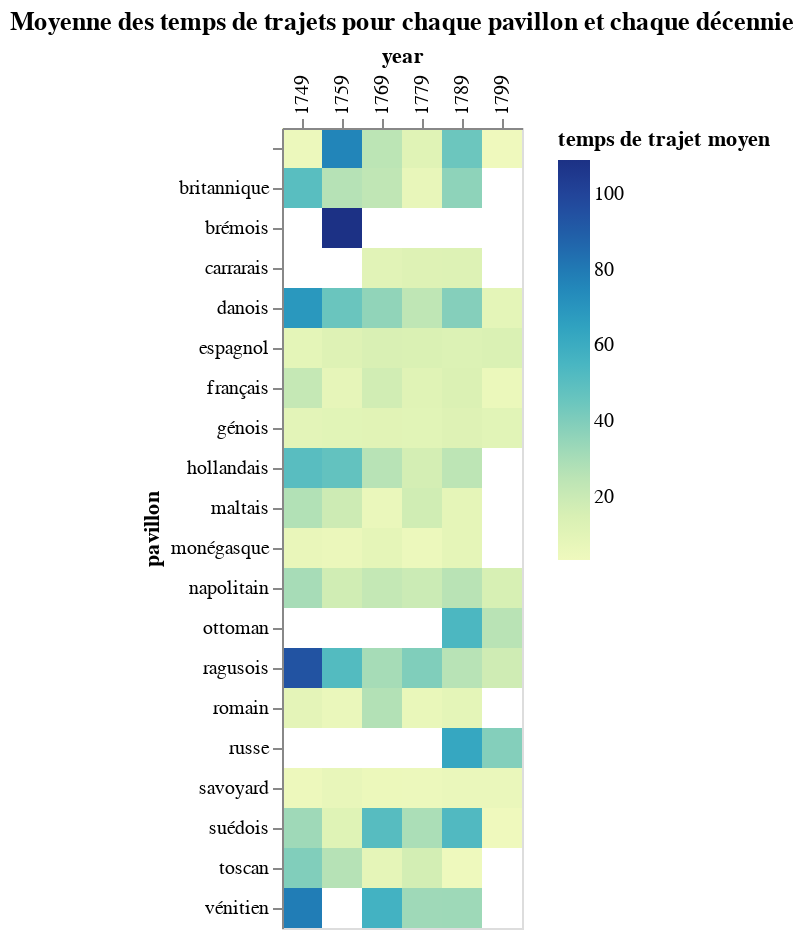

Notebook source saved alongside this figure:
### Markdown cell above
#### Moyenne des temps de trajets par pavillon par décennie - Heatmap

### Code cell
VegaLite({
    "$schema": "https://vega.github.io/schema/vega-lite/v5.json",
    "title": "Moyenne des temps de trajets pour chaque pavillon et chaque décennie",
    "mark": {
        "tooltip": {
         "content": "data"
        },
        "type": "rect"
    },
    "data": {
        "values": list_viz
    },
    "encoding": {
        "x": {
            "field": "year",
            "type": "nominal", 
            "title": "year",
            "axis": {
                "orient": "top"
            }
        },
        "y": {
            "field": "pavillon",
            "type": "nominal",
            "title": "pavillon"
        },
        "color": {
            "field": "mean_duration",
            "type": "quantitative",
            "title": "temps de trajet moyen"
        }
    }
})

### Figure 1 — Vega-Lite specification as saved in the notebook (floating-point values rounded to 4 significant figures)
{"$schema": "https://vega.github.io/schema/vega-lite/v5.json", "data": {"values": [{"count_travel": 1, "mean_duration": 5, "mean_number_steps": 1, "mean_speed": 42, "mean_total_miles": 210, "pavillon": "", "year": "1749"}, {"count_travel": 92, "mean_duration": 50.17, "mean_number_steps": 1.587, "mean_speed": 40.48, "mean_total_miles": 1636.0, "pavillon": "britannique", "year": "1749"}, {"count_travel": 9, "mean_duration": 68.89, "mean_number_steps": 1.778, "mean_speed": 22.63, "mean_total_miles": 1505.0, "pavillon": "danois", "year": "1749"}, {"count_travel": 129, "mean_duration": 9.271, "mean_number_steps": 1.217, "mean_speed": 41.61, "mean_total_miles": 210.6, "pavillon": "espagnol", "year": "1749"}, {"count_travel": 1092, "mean_duration": 21.48, "mean_number_steps": 1.657, "mean_speed": 34.24, "mean_total_miles": 548.5, "pavillon": "français", "year": "1749"}, {"count_travel": 159, "mean_duration": 9.428, "mean_number_steps": 1.17, "mean_speed": 34.06, "mean_total_miles": 201.9, "pavillon": "génois", "year": "1749"}, {"count_travel": 40, "mean_duration": 50.33, "mean_number_steps": 1.35, "mean_speed": 38.27, "mean_total_miles": 1614.0, "pavillon": "hollandais", "year": "1749"}, {"count_travel": 5, "mean_duration": 27.2, "mean_number_steps": 2.2, "mean_speed": 33.81, "mean_total_miles": 515, "pavillon": "maltais", "year": "1749"}, {"count_travel": 33, "mean_duration": 6.667, "mean_number_steps": 1.03, "mean_speed": 25.03, "mean_total_miles": 126.1, "pavillon": "monégasque", "year": "1749"}, {"count_travel": 19, "mean_duration": 30.26, "mean_number_steps": 1.632, "mean_speed": 25.78, "mean_total_miles": 513.4, "pavillon": "napolitain", "year": "1749"}, {"count_travel": 1, "mean_duration": 94, "mean_number_steps": 2, "mean_speed": 13.98, "mean_total_miles": 1314, "pavillon": "ragusois", "year": "1749"}, {"count_travel": 79, "mean_duration": 9.392, "mean_number_steps": 1.253, "mean_speed": 33.53, "mean_total_miles": 171.3, "pavillon": "romain", "year": "1749"}, {"count_travel": 12, "mean_duration": 4.167, "mean_number_steps": 1, "mean_speed": 57.2, "mean_total_miles": 185.4, "pavillon": "savoyard", "year": "1749"}, {"count_travel": 15, "mean_duration": 32.13, "mean_number_steps": 1.333, "mean_speed": 33.22, "mean_total_miles": 1028.0, "pavillon": "suédois", "year": "1749"}, {"count_travel": 3, "mean_duration": 39.67, "mean_number_steps": 2, "mean_speed": 27.47, "mean_total_miles": 549, "pavillon": "toscan", "year": "1749"}, {"count_travel": 7, "mean_duration": 78.86, "mean_number_steps": 2.143, "mean_speed": 16.44, "mean_total_miles": 1174.0, "pavillon": "vénitien", "year": "1749"}, {"count_travel": 4, "mean_duration": 76, "mean_number_steps": 3, "mean_speed": 28.05, "mean_total_miles": 951.5, "pavillon": "", "year": "1759"}, {"count_travel": 4, "mean_duration": 26.25, "mean_number_steps": 2.5, "mean_speed": 31.01, "mean_total_miles": 705, "pavillon": "britannique", "year": "1759"}, {"count_travel": 1, "mean_duration": 109, "mean_number_steps": 4, "mean_speed": 22.58, "mean_total_miles": 2461, "pavillon": "brémois", "year": "1759"}, {"count_travel": 10, "mean_duration": 45.3, "mean_number_steps": 1.5, "mean_speed": 26.98, "mean_total_miles": 932, "pavillon": "danois", "year": "1759"}, {"count_travel": 131, "mean_duration": 12.39, "mean_number_steps": 1.634, "mean_speed": 39.13, "mean_total_miles": 319.9, "pavillon": "espagnol", "year": "1759"}, {"count_travel": 650, "mean_duration": 8.183, "mean_number_steps": 1.415, "mean_speed": 37.76, "mean_total_miles": 205.1, "pavillon": "français", "year": "1759"}, {"count_travel": 339, "mean_duration": 10.57, "mean_number_steps": 1.543, "mean_speed": 49.16, "mean_total_miles": 307.4, "pavillon": "génois", "year": "1759"}, {"count_travel": 44, "mean_duration": 47.34, "mean_number_steps": 1.545, "mean_speed": 24.52, "mean_total_miles": 1027.0, "pavillon": "hollandais", "year": "1759"}, {"count_travel": 10, "mean_duration": 18.9, "mean_number_steps": 2.2, "mean_speed": 33.7, "mean_total_miles": 475, "pavillon": "maltais", "year": "1759"}, {"count_travel": 32, "mean_duration": 5.656, "mean_number_steps": 1.125, "mean_speed": 32.36, "mean_total_miles": 141.1, "pavillon": "monégasque", "year": "1759"}, {"count_travel": 69, "mean_duration": 17.83, "mean_number_steps": 1.725, "mean_speed": 47.24, "mean_total_miles": 429.0, "pavillon": "napolitain", "year": "1759"}, {"count_travel": 2, "mean_duration": 52, "mean_number_steps": 3, "mean_speed": 15.93, "mean_total_miles": 800, "pavillon": "ragusois", "year": "1759"}, {"count_travel": 29, "mean_duration": 6.103, "mean_number_steps": 1.414, "mean_speed": 79.22, "mean_total_miles": 289.6, "pavillon": "romain", "year": "1759"}, {"count_travel": 138, "mean_duration": 7.014, "mean_number_steps": 1.362, "mean_speed": 65.11, "mean_total_miles": 282.2, "pavillon": "savoyard", "year": "1759"}, {"count_travel": 12, "mean_duration": 11.92, "mean_number_steps": 1.167, "mean_speed": 37.62, "mean_total_miles": 270.8, "pavillon": "suédois", "year": "1759"}, {"count_travel": 27, "mean_duration": 26.19, "mean_number_steps": 2, "mean_speed": 30.17, "mean_total_miles": 605.3, "pavillon": "toscan", "year": "1759"}, {"count_travel": 4, "mean_duration": 24.75, "mean_number_steps": 1.75, "mean_speed": 34.87, "mean_total_miles": 769.2, "pavillon": "", "year": "1769"}, {"count_travel": 41, "mean_duration": 23.49, "mean_number_steps": 1.512, "mean_speed": 43.8, "mean_total_miles": 834.2, "pavillon": "britannique", "year": "1769"}, {"count_travel": 5, "mean_duration": 10.8, "mean_number_steps": 1, "mean_speed": 28.58, "mean_total_miles": 190.4, "pavillon": "carrarais", "year": "1769"}, {"count_travel": 3, "mean_duration": 35.67, "mean_number_steps": 1.333, "mean_speed": 25.61, "mean_total_miles": 782, "pavillon": "danois", "year": "1769"}, {"count_travel": 73, "mean_duration": 14.75, "mean_number_steps": 1.068, "mean_speed": 20.22, "mean_total_miles": 185.0, "pavillon": "espagnol", "year": "1769"}, {"count_travel": 1304, "mean_duration": 17.34, "mean_number_steps": 1.556, "mean_speed": 35.45, "mean_total_miles": 429.3, "pavillon": "français", "year": "1769"}, {"count_travel": 125, "mean_duration": 10.99, "mean_number_steps": 1.104, "mean_speed": 32.66, "mean_total_miles": 258.3, "pavillon": "génois", "year": "1769"}, {"count_travel": 27, "mean_duration": 25.81, "mean_number_steps": 1.259, "mean_speed": 31.63, "mean_total_miles": 640.1, "pavillon": "hollandais", "year": "1769"}, {"count_travel": 6, "mean_duration": 6.167, "mean_number_steps": 1.167, "mean_speed": 39.89, "mean_total_miles": 218.2, "pavillon": "maltais", "year": "1769"}, {"count_travel": 11, "mean_duration": 8.727, "mean_number_steps": 1, "mean_speed": 17.82, "mean_total_miles": 126.5, "pavillon": "monégasque", "year": "1769"}, {"count_travel": 56, "mean_duration": 22.07, "mean_number_steps": 1.143, "mean_speed": 31.32, "mean_total_miles": 452.6, "pavillon": "napolitain", "year": "1769"}, {"count_travel": 2, "mean_duration": 30.5, "mean_number_steps": 2.5, "mean_speed": 18.23, "mean_total_miles": 512.5, "pavillon": "ragusois", "year": "1769"}, {"count_travel": 2, "mean_duration": 27, "mean_number_steps": 1, "mean_speed": 12.73, "mean_total_miles": 272, "pavillon": "romain", "year": "1769"}, {"count_travel": 109, "mean_duration": 5.165, "mean_number_steps": 1.028, "mean_speed": 84.06, "mean_total_miles": 275.3, "pavillon": "savoyard", "year": "1769"}, {"count_travel": 17, "mean_duration": 50.94, "mean_number_steps": 1.412, "mean_speed": 28.81, "mean_total_miles": 1119.0, "pavillon": "suédois", "year": "1769"}, {"count_travel": 3, "mean_duration": 8.667, "mean_number_steps": 1, "mean_speed": 27.74, "mean_total_miles": 232, "pavillon": "toscan", "year": "1769"}, {"count_travel": 8, "mean_duration": 57, "mean_number_steps": 1.875, "mean_speed": 31.79, "mean_total_miles": 935, "pavillon": "vénitien", "year": "1769"}, {"count_travel": 18, "mean_duration": 11.22, "mean_number_steps": 1.167, "mean_speed": 32.16, "mean_total_miles": 272.3, "pavillon": "", "year": "1779"}, {"count_travel": 1, "mean_duration": 7, "mean_number_steps": 1, "mean_speed": 30.57, "mean_total_miles": 214, "pavillon": "britannique", "year": "1779"}, {"count_travel": 6, "mean_duration": 12.17, "mean_number_steps": 1.167, "mean_speed": 24.63, "mean_total_miles": 210.5, "pavillon": "carrarais", "year": "1779"}, {"count_travel": 27, "mean_duration": 23.74, "mean_number_steps": 1.259, "mean_speed": 36.17, "mean_total_miles": 572.0, "pavillon": "danois", "year": "1779"}, {"count_travel": 108, "mean_duration": 14.23, "mean_number_steps": 1.296, "mean_speed": 30.92, "mean_total_miles": 214.9, "pavillon": "espagnol", "year": "1779"}, {"count_travel": 1054, "mean_duration": 11.12, "mean_number_steps": 1.37, "mean_speed": 31.09, "mean_total_miles": 208.4, "pavillon": "français", "year": "1779"}, {"count_travel": 258, "mean_duration": 10.54, "mean_number_steps": 1.194, "mean_speed": 34.57, "mean_total_miles": 253.0, "pavillon": "génois", "year": "1779"}, {"count_travel": 37, "mean_duration": 16.32, "mean_number_steps": 1.216, "mean_speed": 40.69, "mean_total_miles": 434.4, "pavillon": "hollandais", "year": "1779"}, {"count_travel": 8, "mean_duration": 17.75, "mean_number_steps": 1.5, "mean_speed": 24.83, "mean_total_miles": 283.8, "pavillon": "maltais", "year": "1779"}, {"count_travel": 18, "mean_duration": 4.889, "mean_number_steps": 1, "mean_speed": 32.36, "mean_total_miles": 121.9, "pavillon": "monégasque", "year": "1779"}, {"count_travel": 95, "mean_duration": 19.59, "mean_number_steps": 1.411, "mean_speed": 30.89, "mean_total_miles": 485.9, "pavillon": "napolitain", "year": "1779"}, {"count_travel": 12, "mean_duration": 39.92, "mean_number_steps": 2.083, "mean_speed": 30.27, "mean_total_miles": 821.6, "pavillon": "ragusois", "year": "1779"}, {"count_travel": 9, "mean_duration": 6.444, "mean_number_steps": 1.111, "mean_speed": 33.22, "mean_total_miles": 203.9, "pavillon": "romain", "year": "1779"}, {"count_travel": 153, "mean_duration": 5.039, "mean_number_steps": 1.026, "mean_speed": 86.34, "mean_total_miles": 256.1, "pavillon": "savoyard", "year": "1779"}, {"count_travel": 14, "mean_duration": 29.14, "mean_number_steps": 1.357, "mean_speed": 38.39, "mean_total_miles": 756.9, "pavillon": "suédois", "year": "1779"}, {"count_travel": 11, "mean_duration": 16.55, "mean_number_steps": 1.818, "mean_speed": 29.58, "mean_total_miles": 319.9, "pavillon": "toscan", "year": "1779"}, {"count_travel": 28, "mean_duration": 32.21, "mean_number_steps": 1.679, "mean_speed": 28.38, "mean_total_miles": 736.2, "pavillon": "vénitien", "year": "1779"}, {"count_travel": 25, "mean_duration": 44.76, "mean_number_steps": 2.16, "mean_speed": 32.12, "mean_total_miles": 949.0, "pavillon": "", "year": "1789"}, {"count_travel": 42, "mean_duration": 36.5, "mean_number_steps": 1.643, "mean_speed": 45.36, "mean_total_miles": 1275.0, "pavillon": "britannique", "year": "1789"}, {"count_travel": 42, "mean_duration": 12.95, "mean_number_steps": 1.048, "mean_speed": 27.58, "mean_total_miles": 213.6, "pavillon": "carrarais", "year": "1789"}, {"count_travel": 53, "mean_duration": 38.77, "mean_number_steps": 1.302, "mean_speed": 33.77, "mean_total_miles": 863.7, "pavillon": "danois", "year": "1789"}, {"count_travel": 481, "mean_duration": 13.12, "mean_number_steps": 1.193, "mean_speed": 34.88, "mean_total_miles": 250.3, "pavillon": "espagnol", "year": "1789"}, {"count_travel": 3311, "mean_duration": 14.01, "mean_number_steps": 1.395, "mean_speed": 34.12, "mean_total_miles": 363.4, "pavillon": "français", "year": "1789"}, {"count_travel": 392, "mean_duration": 12.56, "mean_number_steps": 1.059, "mean_speed": 32.07, "mean_total_miles": 253.9, "pavillon": "génois", "year": "1789"}, {"count_travel": 32, "mean_duration": 24.34, "mean_number_steps": 1.312, "mean_speed": 32.6, "mean_total_miles": 728.3, "pavillon": "hollandais", "year": "1789"}, {"count_travel": 20, "mean_duration": 8.75, "mean_number_steps": 1.05, "mean_speed": 40.18, "mean_total_miles": 207.1, "pavillon": "maltais", "year": "1789"}, {"count_travel": 42, "mean_duration": 8.69, "mean_number_steps": 1, "mean_speed": 28.7, "mean_total_miles": 131.0, "pavillon": "monégasque", "year": "1789"}, {"count_travel": 154, "mean_duration": 25.6, "mean_number_steps": 1.195, "mean_speed": 30.41, "mean_total_miles": 544.2, "pavillon": "napolitain", "year": "1789"}, {"count_travel": 2, "mean_duration": 54, "mean_number_steps": 2, "mean_speed": 16.79, "mean_total_miles": 887, "pavillon": "ottoman", "year": "1789"}, {"count_travel": 45, "mean_duration": 25.87, "mean_number_steps": 1.622, "mean_speed": 27.68, "mean_total_miles": 519.9, "pavillon": "ragusois", "year": "1789"}, {"count_travel": 34, "mean_duration": 9.059, "mean_number_steps": 1.059, "mean_speed": 31.92, "mean_total_miles": 191.7, "pavillon": "romain", "year": "1789"}, {"count_travel": 11, "mean_duration": 62.45, "mean_number_steps": 3.909, "mean_speed": 28.5, "mean_total_miles": 1786, "pavillon": "russe", "year": "1789"}, {"count_travel": 296, "mean_duration": 6.095, "mean_number_steps": 1.017, "mean_speed": 85.1, "mean_total_miles": 266.6, "pavillon": "savoyard", "year": "1789"}, {"count_travel": 29, "mean_duration": 52.76, "mean_number_steps": 1.621, "mean_speed": 36.88, "mean_total_miles": 1859.0, "pavillon": "suédois", "year": "1789"}, {"count_travel": 4, "mean_duration": 3.75, "mean_number_steps": 1, "mean_speed": 42.88, "mean_total_miles": 134.8, "pavillon": "toscan", "year": "1789"}, {"count_travel": 16, "mean_duration": 32.56, "mean_number_steps": 1.5, "mean_speed": 25.21, "mean_total_miles": 669.9, "pavillon": "vénitien", "year": "1789"}, {"count_travel": 28, "mean_duration": 3.5, "mean_number_steps": 1.107, "mean_speed": 33.02, "mean_total_miles": 83.46, "pavillon": "", "year": "1799"}, {"count_travel": 13, "mean_duration": 9.231, "mean_number_steps": 1.154, "mean_speed": 34.32, "mean_total_miles": 251.8, "pavillon": "danois", "year": "1799"}, {"count_travel": 167, "mean_duration": 14.27, "mean_number_steps": 1.066, "mean_speed": 21.63, "mean_total_miles": 198.8, "pavillon": "espagnol", "year": "1799"}, {"count_travel": 1603, "mean_duration": 5.241, "mean_number_steps": 1.067, "mean_speed": 34.27, "mean_total_miles": 89.57, "pavillon": "français", "year": "1799"}, {"count_travel": 693, "mean_duration": 10.59, "mean_number_steps": 1.052, "mean_speed": 25.99, "mean_total_miles": 179.2, "pavillon": "génois", "year": "1799"}, {"count_travel": 32, "mean_duration": 15.22, "mean_number_steps": 1.438, "mean_speed": 26.86, "mean_total_miles": 399.0, "pavillon": "napolitain", "year": "1799"}, {"count_travel": 2, "mean_duration": 25.5, "mean_number_steps": 1.5, "mean_speed": 27.86, "mean_total_miles": 658.5, "pavillon": "ottoman", "year": "1799"}, {"count_travel": 1, "mean_duration": 18, "mean_number_steps": 3, "mean_speed": 24.17, "mean_total_miles": 435, "pavillon": "ragusois", "year": "1799"}, {"count_travel": 1, "mean_duration": 39, "mean_number_steps": 3, "mean_speed": 27.23, "mean_total_miles": 1062, "pavillon": "russe", "year": "1799"}, {"count_travel": 2, "mean_duration": 6, "mean_number_steps": 1, "mean_speed": 42.34, "mean_total_miles": 262, "pavillon": "savoyard", "year": "1799"}, {"count_travel": 3, "mean_duration": 3.333, "mean_number_steps": 1, "mean_speed": 61.08, "mean_total_miles": 228.3, "pavillon": "suédois", "year": "1799"}]}, "encoding": {"color": {"field": "mean_duration", "title": "temps de trajet moyen", "type": "quantitative"}, "x": {"axis": {"orient": "top"}, "field": "year", "title": "year", "type": "nominal"}, "y": {"field": "pavillon", "title": "pavillon", "type": "nominal"}}, "mark": {"tooltip": {"content": "data"}, "type": "rect"}, "title": "Moyenne des temps de trajets pour chaque pavillon et chaque décennie"}
